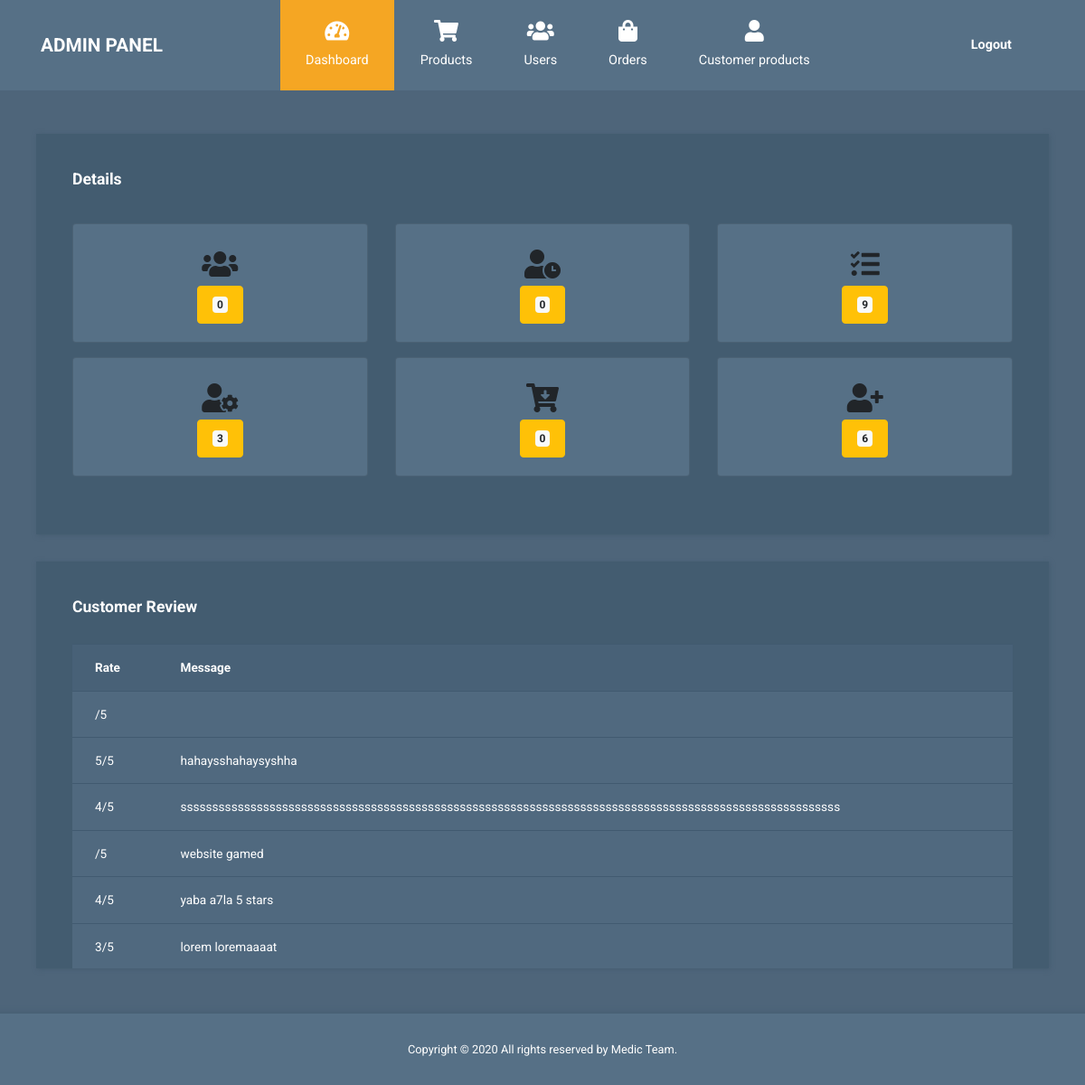
Screenshot of /admin/dashboard.php with the database file from the repository.
### tables this page shows
CREATE TABLE `rate` (
  `rate_id` int(11) NOT NULL,
  `scale` varchar(255) NOT NULL,
  `msg` varchar(2500) NOT NULL
);

### admin/dashboard.php (the view, shortened to what this page needs)
<?php
require_once('connection.php');
$users = "SELECT users_id FROM users ORDER BY users_id";
$users_count = mysqli_query($conn,$users) or die("Error:".mysqli_error($conn)) ;
$userId = mysqli_num_rows($users_count);
$order = "SELECT order_id FROM orders ORDER BY order_id";
$order_count = mysqli_query($conn,$order) or die("Error:".mysqli_error($conn)) ;
$orderId = mysqli_num_rows($order_count);
$review = "SELECT rate_id FROM rate ORDER BY rate_id";
$review_count = mysqli_query($conn,$review) or die("Error:".mysqli_error($conn)) ;
$reviewId = mysqli_num_rows($review_count);
$admins = "SELECT admin_id FROM admins ORDER BY admin_id";
$admins_count = mysqli_query($conn,$admins) or die("Error:".mysqli_error($conn)) ;
$adminsId = mysqli_num_rows($admins_count);
$product = "SELECT id FROM tblproduct ORDER BY id";
$product_count = mysqli_query($conn,$product) or die("Error:".mysqli_error($conn)) ;
$prodid = mysqli_num_rows($product_count);
$custprod = "SELECT newprod_id FROM newprod ORDER BY newprod_id";
$custprod_count = mysqli_query($conn,$custprod) or die("Error:".mysqli_error($conn)) ;
$custprodid = mysqli_num_rows($custprod_count);
?>
<!DOCTYPE html>
<html lang="en">
<head>
    <link rel="stylesheet" href="css/fontawesome.min.css">
    <link rel="stylesheet" href="css/bootstrap.min.css">
    <link rel="stylesheet" href="css/templatemo-style.css">
</head>
<body id="reportsPage">
    <div class="" id="home">
        <nav class="navbar navbar-expand-xl">
            <div class="container h-100">
                <a class="navbar-brand" href="dashboard.php">
                    <h1 class="tm-site-title mb-0">Admin Panel</h1>
                </a>
                <div class="collapse navbar-collapse" id="navbarSupportedContent">
                    <ul class="navbar-nav mx-auto h-100">
                        <li class="nav-item">
                            <a class="nav-link active" href="dashboard.php">
                                <i class="fas fa-tachometer-alt"></i>
                                Dashboard
                            </a>
                        </li>
                        <li class="nav-item">
                            <a class="nav-link" href="products.php">
                                <i class="fas fa-shopping-cart"></i>
                                Products
                            </a>
                        </li>
                        <li class="nav-item">
                        <a class="nav-link" href="users.php">
                            <i class="fas fa-users"></i> Users
                        </a>
                        </li>
                        <li class="nav-item">
                            <a class="nav-link" href="order.php">
                            <i class="fas fa-shopping-bag"></i>
                            Orders
                            </a>
                        </li>
                        <li class="nav-item">
                        <a class="nav-link" href="custproduct.php">
                        <i class="fas fa-user"></i>
                        Customer products
                        </a>
                        </li>
                    </ul>
                    <ul class="navbar-nav">
                        <li class="nav-item">
                            <a class="nav-link d-block" href="logout.php">
                                ?><b class="mx-2">Logout</b>
                            </a>
                        </li>
                    </ul>
                </div>
            </div>
        </nav>
        <div class="container">
            <div class="row tm-content-row mt-5">
                <div class="col-sm-12 col-md-12 col-lg-12 col-xl-12 tm-block-col">
                    <div class="tm-bg-primary-dark tm-block tm-block-taller tm-block-scroll">
                        <h2 class="tm-block-title">Details</h2>
                        <div class="my-3 row text-center">
                            <div class="col-lg-4 col-sm-12 col-md-6 my-2">
                                <div class="card">
                                    <div class="card-body">
                                        <i class="my-2 fas fa-2x fa-users d-block"></i>
                                        <button type="button" class="btn btn-warning px-3 py-2 rounded">
                                            <span class="badge badge-light"><?php echo $userId ?></span>
                                        </button>
                                    </div>
                                </div>
                            </div>
                            <div class="col-lg-4 col-sm-12 col-md-6 my-2">
                                <div class="card">
                                    <div class="card-body">
                                        <i class="my-2 fas fa-2x fa-user-clock d-block"></i>
                                        <button type="button" class="btn btn-warning px-3 py-2 rounded">
                                            <span class="badge badge-light"><?php echo $orderId ?></span>
                                        </button>
                                    </div>
                                </div>
                            </div>
                            <div class="col-lg-4 col-sm-12 col-md-6 my-2">
                                <div class="card">
                                    <div class="card-body">
                                        <i class="my-2 fas fa-2x fa-tasks d-block"></i>
                                        <button type="button" class="btn btn-warning px-3 py-2 rounded">
                                            <span class="badge badge-light"><?php echo $reviewId ?></span>
                                        </button>
                                    </div>
                                </div>
                            </div>
                            <div class="col-lg-4 col-sm-12 col-md-6 my-2">
                                <div class="card">
                                    <div class="card-body">
                                        <i class="my-2 fas fa-2x fa-user-cog d-block"></i>
                                        <button type="button" class="btn btn-warning px-3 py-2 rounded">
                                            <span class="badge badge-light"><?php echo $adminsId ?></span>
                                        </button>
                                    </div>
                                </div>
                            </div>
                            <div class="col-lg-4 col-sm-12 col-md-6 my-2">
                                <div class="card">
                                    <div class="card-body">
                                        <i class="my-2 fas fa-2x fa-cart-arrow-down d-block"></i>
                                        <button type="button" class="btn btn-warning px-3 py-2 rounded">
                                            <span class="badge badge-light"><?php echo $prodid ?></span>
                                        </button>
                                    </div>
                                </div>
                            </div>
                            <div class="col-lg-4 col-sm-12 col-md-6 my-2">
                                <div class="card">
                                    <div class="card-body">
                                        <i class="my-2 fas fa-2x fa-user-plus d-block"></i>
                                        <button type="button" class="btn btn-warning px-3 py-2 rounded">
                                            <span class="badge badge-light"><?php echo $custprodid ?></span>
                                        </button>
                                    </div>
                                </div>
                            </div>
                        </div>
                    </div>
                </div>
                <div class="col-12 tm-block-col">
                    <div class="tm-bg-primary-dark tm-block tm-block-taller tm-block-scroll">
                        <h2 class="tm-block-title">Customer Review</h2>
                        <table class="table">
                            <thead>
                                <tr>
                                    <th scope="col">Rate</th>
                                    <th scope="col">Message</th>
                                </tr>
                            </thead>
                            <tbody>
                                <?php
                                require_once('connection.php');
                                $review = "SELECT * FROM rate";
                                $review_count = mysqli_query($conn,$review) or die("Error:".mysqli_error($conn)) ;
                                $userreview = mysqli_num_rows($review_count);
                                do{
                                ?>
                                <tr>
                                    <td><?php echo $userreview['scale'] ?>/5</td>
                                    <td><?php echo $userreview['msg'] ?></td>
                                </tr>
                                <?php
                                }
                                while($userreview=mysqli_fetch_array($review_count));
                                ?>
                            </tbody>
                        </table>
                    </div>
                </div>
            </div>
        </div>
        <footer class="tm-footer row tm-mt-small">
            <div class="col-12 font-weight-light">
                <p class="text-center text-white mb-0 px-4 small">
                    Copyright © 2020 All rights reserved by Medic Team.
                </p>
            </div>
        </footer>
    </div>
</body>
</html>

### admin/css/templatemo-style.css (style rules this page uses)
html { font-size: 16px; overflow-x: hidden; }
body { font-family: Roboto, Helvetica, Arial, sans-serif; background-color: #4e657a; overflow-x: hidden; }
a { transition: all 0.3s ease; }
.navbar-brand { display: flex; align-items: center; }
.tm-site-title { display: inline-block; text-transform: uppercase; font-size: 1.3rem; font-weight: 700; color: #fff; }
.navbar { height: 100px; background-color: #567086; padding: 0; }
.navbar .container { position: relative; }
.tm-mt-small { margin-top: 20px; }
.tm-block-col { margin-bottom: 30px; }
.tm-block { padding: 40px; -webkit-box-shadow: 1px 1px 5px 0 #455c71; -moz-box-shadow: 1px 1px 5px 0 #455c71; box-shadow: 1px 1px 5px 0 #455c71; min-height: 350px; height: 100%; max-height: 450px; }
.tm-block-scroll { overflow-y: scroll; }
.tm-block-title { font-size: 1.1rem; font-weight: 700; color: #fff; margin-bottom: 30px; }
.nav-link { color: #fff; height: 100%; display: flex; align-items: center; justify-content: center; flex-direction: column; font-size: 90%; }
.nav-link > i { margin-bottom: 10px; margin-right: 0; font-size: 1.5rem; }
.dropdown-item, .nav-link { padding: 15px 20px; }
.navbar-nav .active > .nav-link, .navbar-nav .nav-link.active { background-color: #f5a623; color: #fff; }
.navbar-nav .nav-link.active i { color: #fff; }
.nav-item { text-align: center; }
.nav-item:last-child { margin-right: 0; }
.tm-content-row { justify-content: space-between; margin-left: -20px; margin-right: -20px; }
.table { background-color: #50697f; color: #fff; font-size: 85%; margin-bottom: 0; }
thead { background-color: #486177; color: #fff; }
.table thead th { border-bottom: 0; }
.btn { border-radius: 0; padding: 13px 28px; transition: all 0.2s ease; max-width: 100%; }
.table td, .table th { border-top: 1px solid #415a70; padding: 15px 25px; vertical-align: middle; }
.tm-bg-primary-dark { background-color: #435c70; }
.tm-footer { background-color: #567086; padding-top: 30px; padding-bottom: 30px; -webkit-box-shadow: 0 -3px 5px 0 rgba(69, 92, 113, 0.59); -moz-box-shadow: 0 -3px 5px 0 rgba(69, 92, 113, 0.59); box-shadow: 0 -3px 5px 0 rgba(69, 92, 113, 0.59); }
@media (min-width: 1200px) { .navbar-expand-xl .navbar-nav .nav-link { padding-left: 28px; padding-right: 28px; } }
@media (min-width: 1200px) { .navbar-collapse { height: 100%; } }
@media (max-width: 1275px) and (min-width: 1200px) { .nav-item { margin-right: 15px; } }
@media (max-width: 1350px) { .nav-item { margin-right: 1px; } }

### admin/dashboard.php (style rules this page uses)
.card { background-color: #567086; }

### rows the page displays
rate: scale "5", msg "hahaysshahaysyshha"
rate: scale "4", msg "ssssssssssssssssssssssssssssssssssssssssssssssssssssssssssssssssssssssssssssssssssssssssssssssssssssssss"
rate: msg "website gamed"
rate: scale "4", msg "yaba a7la 5 stars"
rate: scale "3", msg "lorem loremaaaat"

### other values shown
$userId "0"
$orderId "0"
$reviewId "9"
$adminsId "3"
$prodid "0"
$custprodid "6"
